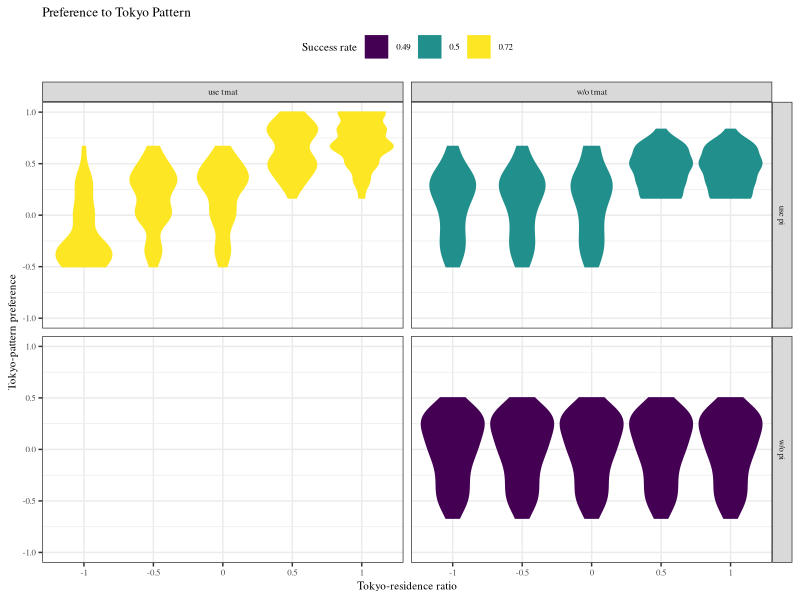
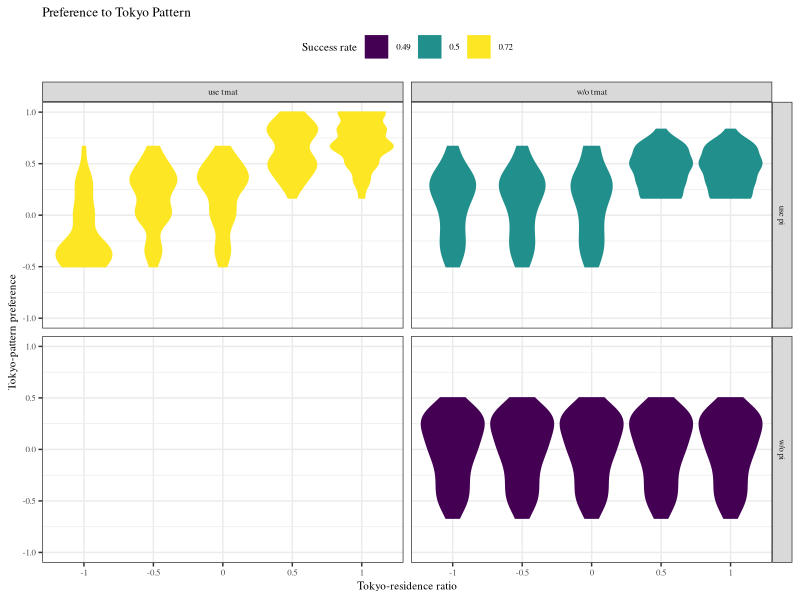

Source code (R) for these figures, in order:
## ---- chunk 1
knitr::opts_chunk$set(echo = TRUE)
library(dplyr)
library(ggplot2)
library(readr)
library(stringr)
library(tidyr)
## ---- chunk 2
results <- read_csv("results.csv")
## ---- chunk 3
results_success <- results %>%
  group_by(
    use_transition, use_pi,
  ) %>%
  summarise(success_rate = round(mean(n_success), 2)) %>%
  ungroup()

results_mean <- results %>%
  group_by(
    use_transition, use_pi,
    tokyo_kinki_ratio, pitch, phoneme, subj_id,
  ) %>%
  summarise(tokyo_pref = mean(tokyo_pref)) %>%
  ungroup() %>%
  left_join(results_success) %>%
  mutate(
    use_pi = case_when(
      use_pi ~ "use pi",
      !use_pi ~ "w/o pi"
    ),
    use_transition = case_when(
      use_transition ~ "use tmat",
      !use_transition ~ "w/o tmat"
    ),
  )

results_mean
## ---- chunk 4
g <- results_mean %>%
  ggplot(aes(x = as.factor(tokyo_kinki_ratio),
             y = tokyo_pref,
             color = as.ordered(success_rate),
             fill = as.ordered(success_rate))) +
  facet_grid(use_pi ~ use_transition) +
  geom_violin() +
  ylim(-1, 1) +
  theme_bw() +
  theme(legend.position = "top") +
  labs(
    title = "Preference to Tokyo Pattern",
    x = "Tokyo-residence ratio",
    y = "Tokyo-pattern preference",
    color = "Success rate",
    fill = "Success rate"
  ) +
  theme( text = element_text(family = "Times") ) +
  theme(text = element_text(size = 8))
g
ggsave(paste0("results_simulation.pdf"), unit = "cm", width = 7, height = 7)
